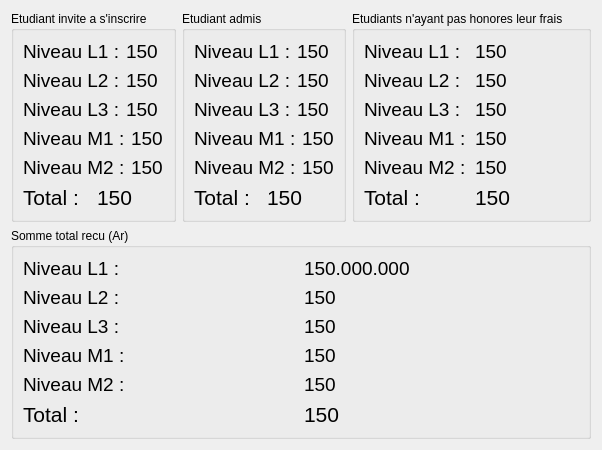
        <widget class="QWidget" name="page">
         <layout class="QGridLayout" name="gridLayout_51">
          <item row="0" column="0">
           <layout class="QHBoxLayout" name="horizontalLayout_44">
            <item>
             <widget class="QGroupBox" name="groupBox">
              <property name="title">
               <string>Etudiant invite a s'inscrire</string>
              </property>
              <layout class="QVBoxLayout" name="verticalLayout_33">
               <item>
                <layout class="QHBoxLayout" name="horizontalLayout_33">
                 <item>
                  <widget class="QLabel" name="label_2">
                   <property name="text">
                    <string>&lt;html&gt;&lt;head/&gt;&lt;body&gt;&lt;p&gt;&lt;span style=&quot; font-size:14pt;&quot;&gt;Niveau L1 :&lt;/span&gt;&lt;/p&gt;&lt;/body&gt;&lt;/html&gt;</string>
                   </property>
                  </widget>
                 </item>
                 <item>
                  <widget class="QLabel" name="label_3">
                   <property name="text">
                    <string>&lt;html&gt;&lt;head/&gt;&lt;body&gt;&lt;p&gt;&lt;span style=&quot; font-size:14pt;&quot;&gt;150&lt;/span&gt;&lt;/p&gt;&lt;/body&gt;&lt;/html&gt;</string>
                   </property>
                  </widget>
                 </item>
                </layout>
               </item>
               <item>
                <layout class="QHBoxLayout" name="horizontalLayout_35">
                 <item>
                  <widget class="QLabel" name="label_7">
                   <property name="text">
                    <string>&lt;html&gt;&lt;head/&gt;&lt;body&gt;&lt;p&gt;&lt;span style=&quot; font-size:14pt;&quot;&gt;Niveau L2 :&lt;/span&gt;&lt;/p&gt;&lt;/body&gt;&lt;/html&gt;</string>
                   </property>
                  </widget>
                 </item>
                 <item>
                  <widget class="QLabel" name="label_8">
                   <property name="text">
                    <string>&lt;html&gt;&lt;head/&gt;&lt;body&gt;&lt;p&gt;&lt;span style=&quot; font-size:14pt;&quot;&gt;150&lt;/span&gt;&lt;/p&gt;&lt;/body&gt;&lt;/html&gt;</string>
                   </property>
                  </widget>
                 </item>
                </layout>
               </item>
               <item>
                <layout class="QHBoxLayout" name="horizontalLayout_36">
                 <item>
                  <widget class="QLabel" name="label_9">
                   <property name="text">
                    <string>&lt;html&gt;&lt;head/&gt;&lt;body&gt;&lt;p&gt;&lt;span style=&quot; font-size:14pt;&quot;&gt;Niveau L3 :&lt;/span&gt;&lt;/p&gt;&lt;/body&gt;&lt;/html&gt;</string>
                   </property>
                  </widget>
                 </item>
                 <item>
                  <widget class="QLabel" name="label_10">
                   <property name="text">
                    <string>&lt;html&gt;&lt;head/&gt;&lt;body&gt;&lt;p&gt;&lt;span style=&quot; font-size:14pt;&quot;&gt;150&lt;/span&gt;&lt;/p&gt;&lt;/body&gt;&lt;/html&gt;</string>
                   </property>
                  </widget>
                 </item>
                </layout>
               </item>
               <item>
                <layout class="QHBoxLayout" name="horizontalLayout_37">
                 <item>
                  <widget class="QLabel" name="label_11">
                   <property name="text">
                    <string>&lt;html&gt;&lt;head/&gt;&lt;body&gt;&lt;p&gt;&lt;span style=&quot; font-size:14pt;&quot;&gt;Niveau M1 :&lt;/span&gt;&lt;/p&gt;&lt;/body&gt;&lt;/html&gt;</string>
                   </property>
                  </widget>
                 </item>
                 <item>
                  <widget class="QLabel" name="label_12">
                   <property name="text">
                    <string>&lt;html&gt;&lt;head/&gt;&lt;body&gt;&lt;p&gt;&lt;span style=&quot; font-size:14pt;&quot;&gt;150&lt;/span&gt;&lt;/p&gt;&lt;/body&gt;&lt;/html&gt;</string>
                   </property>
                  </widget>
                 </item>
                </layout>
               </item>
               <item>
                <layout class="QHBoxLayout" name="horizontalLayout_38">
                 <item>
                  <widget class="QLabel" name="label_13">
                   <property name="text">
                    <string>&lt;html&gt;&lt;head/&gt;&lt;body&gt;&lt;p&gt;&lt;span style=&quot; font-size:14pt;&quot;&gt;Niveau M2 :&lt;/span&gt;&lt;/p&gt;&lt;/body&gt;&lt;/html&gt;</string>
                   </property>
                  </widget>
                 </item>
                 <item>
                  <widget class="QLabel" name="label_14">
                   <property name="text">
                    <string>&lt;html&gt;&lt;head/&gt;&lt;body&gt;&lt;p&gt;&lt;span style=&quot; font-size:14pt;&quot;&gt;150&lt;/span&gt;&lt;/p&gt;&lt;/body&gt;&lt;/html&gt;</string>
                   </property>
                  </widget>
                 </item>
                </layout>
               </item>
               <item>
                <layout class="QHBoxLayout" name="horizontalLayout_55">
                 <item>
                  <widget class="QLabel" name="label_47">
                   <property name="text">
                    <string>&lt;html&gt;&lt;head/&gt;&lt;body&gt;&lt;p&gt;&lt;span style=&quot; font-size:16pt;&quot;&gt;Total :&lt;/span&gt;&lt;/p&gt;&lt;/body&gt;&lt;/html&gt;</string>
                   </property>
                  </widget>
                 </item>
                 <item>
                  <widget class="QLabel" name="label_48">
                   <property name="text">
                    <string>&lt;html&gt;&lt;head/&gt;&lt;body&gt;&lt;p&gt;&lt;span style=&quot; font-size:16pt;&quot;&gt;150&lt;/span&gt;&lt;/p&gt;&lt;/body&gt;&lt;/html&gt;</string>
                   </property>
                  </widget>
                 </item>
                </layout>
               </item>
              </layout>
             </widget>
            </item>
            <item>
             <widget class="QGroupBox" name="groupBox_5">
              <property name="title">
               <string>Etudiant admis</string>
              </property>
              <layout class="QVBoxLayout" name="verticalLayout_38">
               <item>
                <layout class="QHBoxLayout" name="horizontalLayout_63">
                 <item>
                  <widget class="QLabel" name="label_63">
                   <property name="text">
                    <string>&lt;html&gt;&lt;head/&gt;&lt;body&gt;&lt;p&gt;&lt;span style=&quot; font-size:14pt;&quot;&gt;Niveau L1 :&lt;/span&gt;&lt;/p&gt;&lt;/body&gt;&lt;/html&gt;</string>
                   </property>
                  </widget>
                 </item>
                 <item>
                  <widget class="QLabel" name="label_64">
                   <property name="text">
                    <string>&lt;html&gt;&lt;head/&gt;&lt;body&gt;&lt;p&gt;&lt;span style=&quot; font-size:14pt;&quot;&gt;150&lt;/span&gt;&lt;/p&gt;&lt;/body&gt;&lt;/html&gt;</string>
                   </property>
                  </widget>
                 </item>
                </layout>
               </item>
               <item>
                <layout class="QHBoxLayout" name="horizontalLayout_64">
                 <item>
                  <widget class="QLabel" name="label_65">
                   <property name="text">
                    <string>&lt;html&gt;&lt;head/&gt;&lt;body&gt;&lt;p&gt;&lt;span style=&quot; font-size:14pt;&quot;&gt;Niveau L2 :&lt;/span&gt;&lt;/p&gt;&lt;/body&gt;&lt;/html&gt;</string>
                   </property>
                  </widget>
                 </item>
                 <item>
                  <widget class="QLabel" name="label_66">
                   <property name="text">
                    <string>&lt;html&gt;&lt;head/&gt;&lt;body&gt;&lt;p&gt;&lt;span style=&quot; font-size:14pt;&quot;&gt;150&lt;/span&gt;&lt;/p&gt;&lt;/body&gt;&lt;/html&gt;</string>
                   </property>
                  </widget>
                 </item>
                </layout>
               </item>
               <item>
                <layout class="QHBoxLayout" name="horizontalLayout_65">
                 <item>
                  <widget class="QLabel" name="label_67">
                   <property name="text">
                    <string>&lt;html&gt;&lt;head/&gt;&lt;body&gt;&lt;p&gt;&lt;span style=&quot; font-size:14pt;&quot;&gt;Niveau L3 :&lt;/span&gt;&lt;/p&gt;&lt;/body&gt;&lt;/html&gt;</string>
                   </property>
                  </widget>
                 </item>
                 <item>
                  <widget class="QLabel" name="label_68">
                   <property name="text">
                    <string>&lt;html&gt;&lt;head/&gt;&lt;body&gt;&lt;p&gt;&lt;span style=&quot; font-size:14pt;&quot;&gt;150&lt;/span&gt;&lt;/p&gt;&lt;/body&gt;&lt;/html&gt;</string>
                   </property>
                  </widget>
                 </item>
                </layout>
               </item>
               <item>
                <layout class="QHBoxLayout" name="horizontalLayout_66">
                 <item>
                  <widget class="QLabel" name="label_69">
                   <property name="text">
                    <string>&lt;html&gt;&lt;head/&gt;&lt;body&gt;&lt;p&gt;&lt;span style=&quot; font-size:14pt;&quot;&gt;Niveau M1 :&lt;/span&gt;&lt;/p&gt;&lt;/body&gt;&lt;/html&gt;</string>
                   </property>
                  </widget>
                 </item>
                 <item>
                  <widget class="QLabel" name="label_70">
                   <property name="text">
                    <string>&lt;html&gt;&lt;head/&gt;&lt;body&gt;&lt;p&gt;&lt;span style=&quot; font-size:14pt;&quot;&gt;150&lt;/span&gt;&lt;/p&gt;&lt;/body&gt;&lt;/html&gt;</string>
                   </property>
                  </widget>
                 </item>
                </layout>
               </item>
               <item>
                <layout class="QHBoxLayout" name="horizontalLayout_67">
                 <item>
                  <widget class="QLabel" name="label_71">
                   <property name="text">
                    <string>&lt;html&gt;&lt;head/&gt;&lt;body&gt;&lt;p&gt;&lt;span style=&quot; font-size:14pt;&quot;&gt;Niveau M2 :&lt;/span&gt;&lt;/p&gt;&lt;/body&gt;&lt;/html&gt;</string>
                   </property>
                  </widget>
                 </item>
                 <item>
                  <widget class="QLabel" name="label_72">
                   <property name="text">
                    <string>&lt;html&gt;&lt;head/&gt;&lt;body&gt;&lt;p&gt;&lt;span style=&quot; font-size:14pt;&quot;&gt;150&lt;/span&gt;&lt;/p&gt;&lt;/body&gt;&lt;/html&gt;</string>
                   </property>
                  </widget>
                 </item>
                </layout>
               </item>
               <item>
                <layout class="QHBoxLayout" name="horizontalLayout_68">
                 <item>
                  <widget class="QLabel" name="label_73">
                   <property name="text">
                    <string>&lt;html&gt;&lt;head/&gt;&lt;body&gt;&lt;p&gt;&lt;span style=&quot; font-size:16pt;&quot;&gt;Total :&lt;/span&gt;&lt;/p&gt;&lt;/body&gt;&lt;/html&gt;</string>
                   </property>
                  </widget>
                 </item>
                 <item>
                  <widget class="QLabel" name="label_74">
                   <property name="text">
                    <string>&lt;html&gt;&lt;head/&gt;&lt;body&gt;&lt;p&gt;&lt;span style=&quot; font-size:16pt;&quot;&gt;150&lt;/span&gt;&lt;/p&gt;&lt;/body&gt;&lt;/html&gt;</string>
                   </property>
                  </widget>
                 </item>
                </layout>
               </item>
              </layout>
             </widget>
            </item>
            <item>
             <widget class="QGroupBox" name="groupBox_4">
              <property name="title">
               <string>Etudiants n'ayant pas honores leur frais</string>
              </property>
              <layout class="QVBoxLayout" name="verticalLayout_37">
               <item>
                <layout class="QHBoxLayout" name="horizontalLayout_57">
                 <item>
                  <widget class="QLabel" name="label_51">
                   <property name="text">
                    <string>&lt;html&gt;&lt;head/&gt;&lt;body&gt;&lt;p&gt;&lt;span style=&quot; font-size:14pt;&quot;&gt;Niveau L1 :&lt;/span&gt;&lt;/p&gt;&lt;/body&gt;&lt;/html&gt;</string>
                   </property>
                  </widget>
                 </item>
                 <item>
                  <widget class="QLabel" name="label_52">
                   <property name="text">
                    <string>&lt;html&gt;&lt;head/&gt;&lt;body&gt;&lt;p&gt;&lt;span style=&quot; font-size:14pt;&quot;&gt;150&lt;/span&gt;&lt;/p&gt;&lt;/body&gt;&lt;/html&gt;</string>
                   </property>
                  </widget>
                 </item>
                </layout>
               </item>
               <item>
                <layout class="QHBoxLayout" name="horizontalLayout_58">
                 <item>
                  <widget class="QLabel" name="label_53">
                   <property name="text">
                    <string>&lt;html&gt;&lt;head/&gt;&lt;body&gt;&lt;p&gt;&lt;span style=&quot; font-size:14pt;&quot;&gt;Niveau L2 :&lt;/span&gt;&lt;/p&gt;&lt;/body&gt;&lt;/html&gt;</string>
                   </property>
                  </widget>
                 </item>
                 <item>
                  <widget class="QLabel" name="label_54">
                   <property name="text">
                    <string>&lt;html&gt;&lt;head/&gt;&lt;body&gt;&lt;p&gt;&lt;span style=&quot; font-size:14pt;&quot;&gt;150&lt;/span&gt;&lt;/p&gt;&lt;/body&gt;&lt;/html&gt;</string>
                   </property>
                  </widget>
                 </item>
                </layout>
               </item>
               <item>
                <layout class="QHBoxLayout" name="horizontalLayout_59">
                 <item>
                  <widget class="QLabel" name="label_55">
                   <property name="text">
                    <string>&lt;html&gt;&lt;head/&gt;&lt;body&gt;&lt;p&gt;&lt;span style=&quot; font-size:14pt;&quot;&gt;Niveau L3 :&lt;/span&gt;&lt;/p&gt;&lt;/body&gt;&lt;/html&gt;</string>
                   </property>
                  </widget>
                 </item>
                 <item>
                  <widget class="QLabel" name="label_56">
                   <property name="text">
                    <string>&lt;html&gt;&lt;head/&gt;&lt;body&gt;&lt;p&gt;&lt;span style=&quot; font-size:14pt;&quot;&gt;150&lt;/span&gt;&lt;/p&gt;&lt;/body&gt;&lt;/html&gt;</string>
                   </property>
                  </widget>
                 </item>
                </layout>
               </item>
               <item>
                <layout class="QHBoxLayout" name="horizontalLayout_60">
                 <item>
                  <widget class="QLabel" name="label_57">
                   <property name="text">
                    <string>&lt;html&gt;&lt;head/&gt;&lt;body&gt;&lt;p&gt;&lt;span style=&quot; font-size:14pt;&quot;&gt;Niveau M1 :&lt;/span&gt;&lt;/p&gt;&lt;/body&gt;&lt;/html&gt;</string>
                   </property>
                  </widget>
                 </item>
                 <item>
                  <widget class="QLabel" name="label_58">
                   <property name="text">
                    <string>&lt;html&gt;&lt;head/&gt;&lt;body&gt;&lt;p&gt;&lt;span style=&quot; font-size:14pt;&quot;&gt;150&lt;/span&gt;&lt;/p&gt;&lt;/body&gt;&lt;/html&gt;</string>
                   </property>
                  </widget>
                 </item>
                </layout>
               </item>
               <item>
                <layout class="QHBoxLayout" name="horizontalLayout_61">
                 <item>
                  <widget class="QLabel" name="label_59">
                   <property name="text">
                    <string>&lt;html&gt;&lt;head/&gt;&lt;body&gt;&lt;p&gt;&lt;span style=&quot; font-size:14pt;&quot;&gt;Niveau M2 :&lt;/span&gt;&lt;/p&gt;&lt;/body&gt;&lt;/html&gt;</string>
                   </property>
                  </widget>
                 </item>
                 <item>
                  <widget class="QLabel" name="label_60">
                   <property name="text">
                    <string>&lt;html&gt;&lt;head/&gt;&lt;body&gt;&lt;p&gt;&lt;span style=&quot; font-size:14pt;&quot;&gt;150&lt;/span&gt;&lt;/p&gt;&lt;/body&gt;&lt;/html&gt;</string>
                   </property>
                  </widget>
                 </item>
                </layout>
               </item>
               <item>
                <layout class="QHBoxLayout" name="horizontalLayout_62">
                 <item>
                  <widget class="QLabel" name="label_61">
                   <property name="text">
                    <string>&lt;html&gt;&lt;head/&gt;&lt;body&gt;&lt;p&gt;&lt;span style=&quot; font-size:16pt;&quot;&gt;Total :&lt;/span&gt;&lt;/p&gt;&lt;/body&gt;&lt;/html&gt;</string>
                   </property>
                  </widget>
                 </item>
                 <item>
                  <widget class="QLabel" name="label_62">
                   <property name="text">
                    <string>&lt;html&gt;&lt;head/&gt;&lt;body&gt;&lt;p&gt;&lt;span style=&quot; font-size:16pt;&quot;&gt;150&lt;/span&gt;&lt;/p&gt;&lt;/body&gt;&lt;/html&gt;</string>
                   </property>
                  </widget>
                 </item>
                </layout>
               </item>
              </layout>
             </widget>
            </item>
           </layout>
          </item>
          <item row="1" column="0">
           <widget class="QGroupBox" name="groupBox_2">
            <property name="title">
             <string>Somme total recu (Ar)</string>
            </property>
            <layout class="QVBoxLayout" name="verticalLayout_35">
             <item>
              <layout class="QHBoxLayout" name="horizontalLayout_45">
               <item>
                <widget class="QLabel" name="label_25">
                 <property name="text">
                  <string>&lt;html&gt;&lt;head/&gt;&lt;body&gt;&lt;p&gt;&lt;span style=&quot; font-size:14pt;&quot;&gt;Niveau L1 :&lt;/span&gt;&lt;/p&gt;&lt;/body&gt;&lt;/html&gt;</string>
                 </property>
                </widget>
               </item>
               <item>
                <widget class="QLabel" name="label_26">
                 <property name="text">
                  <string>&lt;html&gt;&lt;head/&gt;&lt;body&gt;&lt;p&gt;&lt;span style=&quot; font-size:14pt;&quot;&gt;150.000.000&lt;/span&gt;&lt;/p&gt;&lt;/body&gt;&lt;/html&gt;</string>
                 </property>
                </widget>
               </item>
              </layout>
             </item>
             <item>
              <layout class="QHBoxLayout" name="horizontalLayout_46">
               <item>
                <widget class="QLabel" name="label_27">
                 <property name="text">
                  <string>&lt;html&gt;&lt;head/&gt;&lt;body&gt;&lt;p&gt;&lt;span style=&quot; font-size:14pt;&quot;&gt;Niveau L2 :&lt;/span&gt;&lt;/p&gt;&lt;/body&gt;&lt;/html&gt;</string>
                 </property>
                </widget>
               </item>
               <item>
                <widget class="QLabel" name="label_28">
                 <property name="text">
                  <string>&lt;html&gt;&lt;head/&gt;&lt;body&gt;&lt;p&gt;&lt;span style=&quot; font-size:14pt;&quot;&gt;150&lt;/span&gt;&lt;/p&gt;&lt;/body&gt;&lt;/html&gt;</string>
                 </property>
                </widget>
               </item>
              </layout>
             </item>
             <item>
              <layout class="QHBoxLayout" name="horizontalLayout_47">
               <item>
                <widget class="QLabel" name="label_29">
                 <property name="text">
                  <string>&lt;html&gt;&lt;head/&gt;&lt;body&gt;&lt;p&gt;&lt;span style=&quot; font-size:14pt;&quot;&gt;Niveau L3 :&lt;/span&gt;&lt;/p&gt;&lt;/body&gt;&lt;/html&gt;</string>
                 </property>
                </widget>
               </item>
               <item>
                <widget class="QLabel" name="label_30">
                 <property name="text">
                  <string>&lt;html&gt;&lt;head/&gt;&lt;body&gt;&lt;p&gt;&lt;span style=&quot; font-size:14pt;&quot;&gt;150&lt;/span&gt;&lt;/p&gt;&lt;/body&gt;&lt;/html&gt;</string>
                 </property>
                </widget>
               </item>
              </layout>
             </item>
             <item>
              <layout class="QHBoxLayout" name="horizontalLayout_48">
               <item>
                <widget class="QLabel" name="label_31">
                 <property name="text">
                  <string>&lt;html&gt;&lt;head/&gt;&lt;body&gt;&lt;p&gt;&lt;span style=&quot; font-size:14pt;&quot;&gt;Niveau M1 :&lt;/span&gt;&lt;/p&gt;&lt;/body&gt;&lt;/html&gt;</string>
                 </property>
                </widget>
               </item>
               <item>
                <widget class="QLabel" name="label_32">
                 <property name="text">
                  <string>&lt;html&gt;&lt;head/&gt;&lt;body&gt;&lt;p&gt;&lt;span style=&quot; font-size:14pt;&quot;&gt;150&lt;/span&gt;&lt;/p&gt;&lt;/body&gt;&lt;/html&gt;</string>
                 </property>
                </widget>
               </item>
              </layout>
             </item>
             <item>
              <layout class="QHBoxLayout" name="horizontalLayout_49">
               <item>
                <widget class="QLabel" name="label_33">
                 <property name="text">
                  <string>&lt;html&gt;&lt;head/&gt;&lt;body&gt;&lt;p&gt;&lt;span style=&quot; font-size:14pt;&quot;&gt;Niveau M2 :&lt;/span&gt;&lt;/p&gt;&lt;/body&gt;&lt;/html&gt;</string>
                 </property>
                </widget>
               </item>
               <item>
                <widget class="QLabel" name="label_34">
                 <property name="text">
                  <string>&lt;html&gt;&lt;head/&gt;&lt;body&gt;&lt;p&gt;&lt;span style=&quot; font-size:14pt;&quot;&gt;150&lt;/span&gt;&lt;/p&gt;&lt;/body&gt;&lt;/html&gt;</string>
                 </property>
                </widget>
               </item>
              </layout>
             </item>
             <item>
              <layout class="QHBoxLayout" name="horizontalLayout_56">
               <item>
                <widget class="QLabel" name="label_49">
                 <property name="text">
                  <string>&lt;html&gt;&lt;head/&gt;&lt;body&gt;&lt;p&gt;&lt;span style=&quot; font-size:16pt;&quot;&gt;Total :&lt;/span&gt;&lt;/p&gt;&lt;/body&gt;&lt;/html&gt;</string>
                 </property>
                </widget>
               </item>
               <item>
                <widget class="QLabel" name="label_50">
                 <property name="text">
                  <string>&lt;html&gt;&lt;head/&gt;&lt;body&gt;&lt;p&gt;&lt;span style=&quot; font-size:16pt;&quot;&gt;150&lt;/span&gt;&lt;/p&gt;&lt;/body&gt;&lt;/html&gt;</string>
                 </property>
                </widget>
               </item>
              </layout>
             </item>
            </layout>
           </widget>
          </item>
         </layout>
        </widget>
